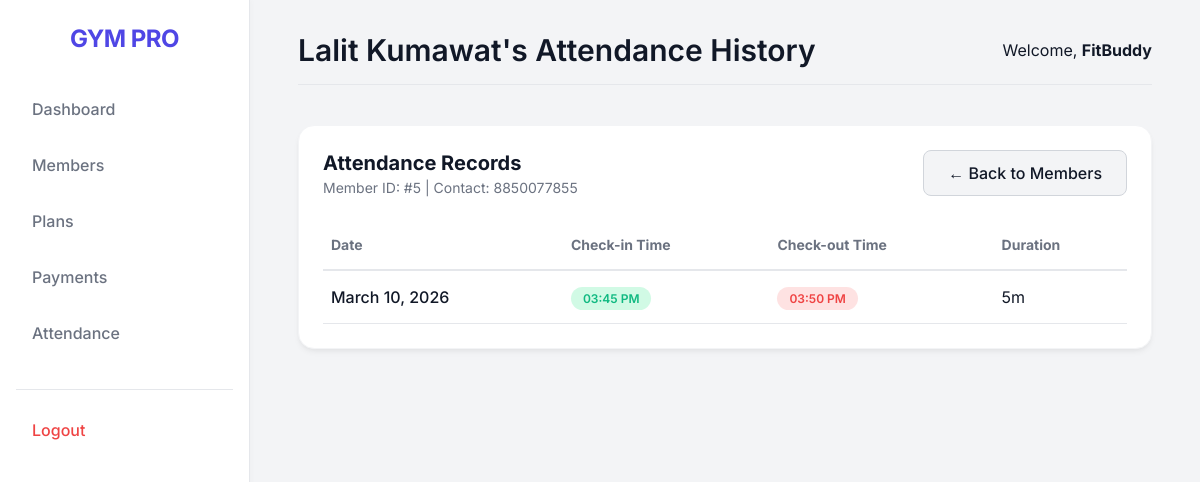
/members/5/attendance (signed in), run on the app's committed database.
### app/models.py (models this page shows, shortened)
class Member(db.Model):
    __tablename__ = 'member'
    id = db.Column(db.Integer, primary_key=True)
    full_name = db.Column(db.String(128), nullable=False)
    phone = db.Column(db.String(32), nullable=False)
    email = db.Column(db.String(120))
    join_date = db.Column(db.Date, default=date.today)
    current_plan_id = db.Column(db.Integer, db.ForeignKey('plan.id'))
    plan_expiry_date = db.Column(db.Date)
    user_id = db.Column(db.Integer, db.ForeignKey('staff.id'))
    attendances = db.relationship('Attendance', backref='member', lazy='dynamic')
    payments = db.relationship('Payment', backref='member', lazy='dynamic')
    reminders = db.relationship('Reminder', backref='member', lazy='dynamic', order_by='desc(Reminder.date_sent)')

class User(UserMixin, db.Model):
    __tablename__ = 'staff'
    id = db.Column(db.Integer, primary_key=True)
    username = db.Column(db.String(64), index=True, unique=True, nullable=False)
    email = db.Column(db.String(120), index=True, unique=True, nullable=False)
    password_hash = db.Column(db.String(256), nullable=False)
    plans = db.relationship('Plan', backref='owner', lazy='dynamic')
    members = db.relationship('Member', backref='owner', lazy='dynamic')
    attendances = db.relationship('Attendance', backref='owner', lazy='dynamic')
    payments = db.relationship('Payment', backref='owner', lazy='dynamic')
    expenses = db.relationship('Expense', backref='owner', lazy='dynamic')
    enquiries = db.relationship('Enquiry', backref='owner', lazy='dynamic')
    visitors = db.relationship('Visitor', backref='owner', lazy='dynamic')
    reminders = db.relationship('Reminder', backref='owner', lazy='dynamic')

class Attendance(db.Model):
    __tablename__ = 'attendance'
    id = db.Column(db.Integer, primary_key=True)
    member_id = db.Column(db.Integer, db.ForeignKey('member.id'), nullable=False)
    date = db.Column(db.Date, default=date.today, nullable=False)
    entry_time = db.Column(db.Time, default=lambda: datetime.now().time(), nullable=False)
    exit_time = db.Column(db.Time, nullable=True)
    user_id = db.Column(db.Integer, db.ForeignKey('staff.id'))

### app/routes/members.py (the view)
@bp.route('/<int:id>/attendance')
@login_required
def attendance_history(id):
    member = Member.query.filter_by(id=id, user_id=current_user.id).first_or_404()
    records = Attendance.query.filter_by(member_id=id, user_id=current_user.id).order_by(Attendance.date.desc(), Attendance.entry_time.desc()).all()
    return render_template('members/attendance_history.html', member=member, records=records)

### app/models.py (called while the page is built)
@login.user_loader
def load_user(id):
    return User.query.get(int(id))

### app/templates/members/attendance_history.html
{% extends "base.html" %}
{% block page_title %}{{ member.full_name }}'s Attendance History{% endblock %}
{% block content %}
<div class="card" style="margin-bottom: 2rem;">
    <div style="display: flex; justify-content: space-between; align-items: center; margin-bottom: 1.5rem;">
        <div>
            <h2 style="font-size: 1.25rem;">Attendance Records</h2>
            <p style="color: var(--text-muted); font-size: 0.875rem; margin-top: 0.25rem;">
                Member ID: #{{ member.id }} |
                Contact: {{ member.phone }}
            </p>
        </div>
        <a href="{{ url_for('members.list_members') }}" class="btn" style="background: var(--bg-color); border: 1px solid #D1D5DB; color: var(--text-main); text-decoration: none;">
            &larr; Back to Members
        </a>
    </div>
    <div style="overflow-x: auto;">
        <table style="width: 100%; border-collapse: collapse; text-align: left;">
            <thead>
                <tr style="border-bottom: 2px solid #E5E7EB; color: var(--text-muted); font-size: 0.875rem;">
                    <th style="padding: 1rem 0.5rem;">Date</th>
                    <th style="padding: 1rem 0.5rem;">Check-in Time</th>
                    <th style="padding: 1rem 0.5rem;">Check-out Time</th>
                    <th style="padding: 1rem 0.5rem;">Duration</th>
                </tr>
            </thead>
            <tbody>
                {% for record in records %}
                <tr style="border-bottom: 1px solid #E5E7EB;">
                    <td style="padding: 1rem 0.5rem; font-weight: 500;">
                        {{ record.date.strftime('%B %d, %Y') }}
                    </td>
                    <td style="padding: 1rem 0.5rem;">
                        <span style="background: #D1FAE5; color: var(--success); padding: 0.25rem 0.75rem; border-radius: 9999px; font-size: 0.75rem; font-weight: 600;">
                            {{ record.entry_time.strftime('%I:%M %p') }}
                        </span>
                    </td>
                    <td style="padding: 1rem 0.5rem;">
                        {% if record.exit_time %}
                        <span style="background: #FEE2E2; color: var(--danger); padding: 0.25rem 0.75rem; border-radius: 9999px; font-size: 0.75rem; font-weight: 600;">
                            {{ record.exit_time.strftime('%I:%M %p') }}
                        </span>
                        {% else %}
                        <span style="color: var(--text-muted); font-size: 0.875rem;">Not checked out</span>
                        {% endif %}
                    </td>
                    <td style="padding: 1rem 0.5rem;">
                        {% if record.exit_time %}
                            {% set start = record.entry_time.hour * 60 + record.entry_time.minute %}
                            {% set end = record.exit_time.hour * 60 + record.exit_time.minute %}
                            {% set mins = end - start %}
                            {% if mins < 0 %}
                                {% set mins = mins + 1440 %}
                            {% endif %}
                            {% set hours = mins // 60 %}
                            {% set remaining_mins = mins % 60 %}
                            {% if hours > 0 %}
                                {{ hours }}h {{ remaining_mins }}m
                            {% else %}
                                {{ remaining_mins }}m
                            {% endif %}
                        {% else %}
                            -
                        {% endif %}
                    </td>
                </tr>
                {% else %}
                <tr>
                    <td colspan="4" style="padding: 2rem; text-align: center; color: var(--text-muted);">
                        No attendance records found for this member.
                    </td>
                </tr>
                {% endfor %}
            </tbody>
        </table>
    </div>
</div>
{% endblock %}

### app/templates/base.html (shortened to what this page needs)
<!DOCTYPE html>
<html lang="en">
<head>
</head>
<body>
    {% if current_user.is_authenticated %}
    <aside class="sidebar">
        <a href="{{ url_for('dashboard.index') }}" style="text-decoration: none;">
            <div class="sidebar-brand">GYM PRO</div>
        </a>
        <nav>
            <a href="{{ url_for('dashboard.index') }}" class="nav-link">Dashboard</a>
            <a href="{{ url_for('members.list_members') }}" class="nav-link">Members</a>
            <a href="{{ url_for('members.list_plans') }}" class="nav-link">Plans</a>
            <a href="{{ url_for('payments.list_payments') }}" class="nav-link">Payments</a>
            <a href="{{ url_for('attendance.index') }}" class="nav-link">Attendance</a>
            <div style="margin-top: 2rem; border-top: 1px solid #E5E7EB; padding-top: 1rem;">
                <a href="{{ url_for('auth.logout') }}" class="nav-link" style="color: var(--danger)">Logout</a>
            </div>
        </nav>
    </aside>
    {% endif %}
    <main class="main-content" {% if not current_user.is_authenticated %}style="margin-left: 0; width: 100%; display: flex; justify-content: center; align-items: center;"{% endif %}>
        {% if current_user.is_authenticated %}
        <header class="header">
            <h1>{% block page_title %}Dashboard{% endblock %}</h1>
            <div class="user-info">
                <span>Welcome, <strong>{{ current_user.username }}</strong></span>
            </div>
        </header>
        {% endif %}
        {% block content %}{% endblock %}
    </main>
</body>
</html>

### app/templates/base.html (style rules this page uses)
:root { --primary: #4F46E5; --primary-hover: #4338CA; --bg-color: #F3F4F6; --card-bg: #FFFFFF; --text-main: #111827; --text-muted: #6B7280; --danger: #EF4444; --success: #10B981; --warning: #F59E0B; --sidebar-width: 250px; }
* { margin: 0; padding: 0; box-sizing: border-box; font-family: 'Inter', sans-serif; }
body { background-color: var(--bg-color); color: var(--text-main); display: flex; min-height: 100vh; }
.sidebar { width: var(--sidebar-width); background: var(--card-bg); border-right: 1px solid #E5E7EB; display: flex; flex-direction: column; padding: 1.5rem 1rem; position: fixed; height: 100vh; overflow-y: auto; box-shadow: 2px 0 5px rgba(0,0,0,0.02); }
.sidebar-brand { font-size: 1.5rem; font-weight: 700; color: var(--primary); text-align: center; margin-bottom: 2rem; letter-spacing: -0.5px; }
.nav-link { display: flex; align-items: center; padding: 0.875rem 1rem; color: var(--text-muted); text-decoration: none; border-radius: 0.5rem; margin-bottom: 0.5rem; font-weight: 500; transition: all 0.2s ease; }
.main-content { flex: 1; margin-left: var(--sidebar-width); padding: 2rem 3rem; width: calc(100% - var(--sidebar-width)); }
.header { display: flex; justify-content: space-between; align-items: center; margin-bottom: 2.5rem; padding-bottom: 1rem; border-bottom: 1px solid #E5E7EB; }
.header h1 { font-size: 1.875rem; font-weight: 600; color: var(--text-main); }
.user-info { display: flex; align-items: center; gap: 1rem; }
.card { background: var(--card-bg); border-radius: 1rem; padding: 1.5rem; box-shadow: 0 4px 6px -1px rgba(0, 0, 0, 0.05), 0 2px 4px -1px rgba(0, 0, 0, 0.03); border: 1px solid #F3F4F6; transition: transform 0.2s ease, box-shadow 0.2s ease; }
.btn { display: inline-block; padding: 0.75rem 1.5rem; font-size: 1rem; font-weight: 500; border-radius: 0.5rem; border: none; cursor: pointer; transition: background-color 0.2s, transform 0.1s; text-align: center; text-decoration: none; }

### data on the page
Member: full_name "Lalit Kumawat", id "5", phone "8850077855"
User: username "FitBuddy"
Attendance: date "March 10, 2026", entry_time "03:45 PM", exit_time "03:50 PM", member "5"
